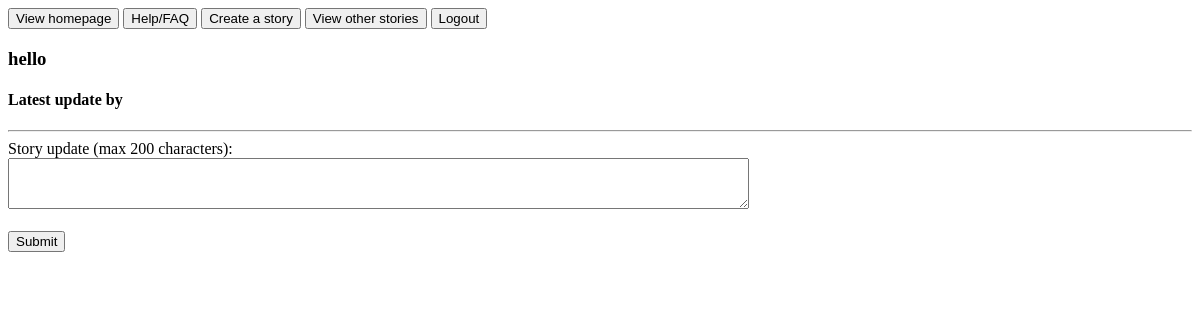
Before: /stories/hello (signed in) with the older database file.
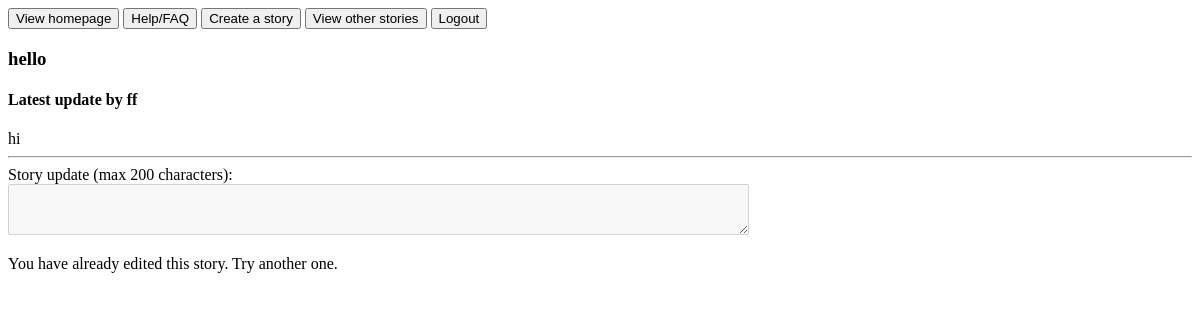
After: the same page with the newer database file.
### tables this page shows
CREATE TABLE storyUpdates(title TEXT, addition TEXT, user TEXT, timestamp TEXT);

### app.py (the view)
@app.route("/stories/<title>")
def viewStory(title):
    if ('user' in session): #checks that a user is logged into a session
        stories = db_ops.fetchContributedToStories(session['user']).items()
        titles = []
        for key, value in stories:
            titles.append(key) #the key is the title, just don't want it to conflict with the title argument of this method
        if title in titles:
            return render_template("editstory.html", title = title, canEdit = False, latestUpdate = db_ops.fetchLatestUpdate(title))
        return render_template("editstory.html", title = title, canEdit = True, latestUpdate = db_ops.fetchLatestUpdate(title))
    flash("You must log in first before you can view this story!")
    return redirect(url_for('home'))

### utl/db_ops.py (called while the page is built)
def fetchLatestUpdate(title):
    db = sqlite3.connect(DB_FILE) #open if file exists, otherwise create
    c = db.cursor()               #facilitate db ops
    c.execute(
    """
        SELECT * FROM storyUpdates
        WHERE title = (?)
        ORDER BY timestamp DESC
    """, (title,)
    )
    update = c.fetchone() #fetch the latest update in c
    db.close()  #close database
    return update

### templates/editstory.html (shortened to what this page needs)
{% extends "welcome.html" %}
{% block content %}
  <h3> {{ title }} </h3>
  <h4> Latest update by {{ latestUpdate[2] }} </h4>
  {{ latestUpdate[1] }}
  <hr>
  <form action="/addstoryupdate" method="post">
      Story update (max 200 characters):
      <br>
      {% if canEdit %}
        <textarea name="update" rows="3" cols="90%" maxlength="200" required="required"></textarea>
        <br><br>
        <input type="submit">
      {% else %}
        <textarea name="update" rows="3" cols="90%" maxlength="200" required="required" disabled> </textarea>
        <br>
        <p>You have already edited this story. Try another one.</p>
      {% endif %}
  </form>
{% endblock %}

### templates/welcome.html (shortened to what this page needs)
<!DOCTYPE html>
<html>
<head>
</head>
<body>
  {% set msgs = get_flashed_messages() %}
  <a href="../"><input type="button" value="View homepage"></a>
  <a href=/static/help.html target="_blank"><input type="button" value="Help/FAQ"></a>
  <a href="../create"><input type="button" value="Create a story"></a>
  <a href="../stories"><input type="button" value="View other stories"></a>
  <a href="../logout"><input type="button" value="Logout"></a>
  <br>
  {% block content %}{% endblock %}
</body>
</html>

Changed rows visible on the page:
added storyUpdates: user "ff", addition "hi"
Other visible differences:
text now shown: "You have already edited this story. Try another one."
